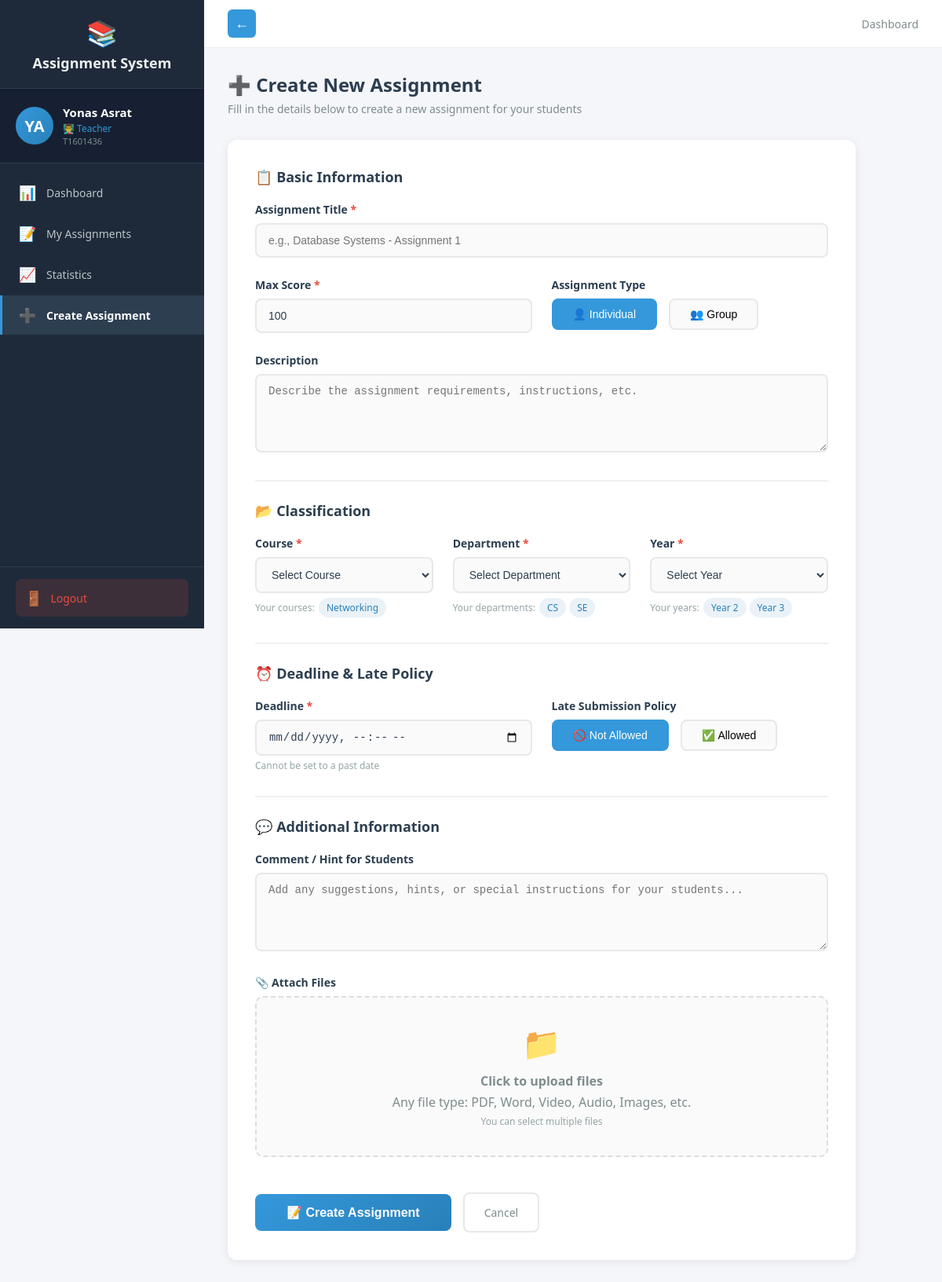
Page /teacher/create-assignment (signed in) on the committed database.
### tables this page shows
CREATE TABLE users (
            id TEXT PRIMARY KEY,
            user_id TEXT UNIQUE NOT NULL,
            first_name TEXT NOT NULL,
            last_name TEXT NOT NULL,
            email TEXT UNIQUE NOT NULL,
            password_hash TEXT NOT NULL,
            role TEXT NOT NULL,
            is_approved INTEGER DEFAULT 0,
            created_at TIMESTAMP DEFAULT CURRENT_TIMESTAMP,
            updated_at TIMESTAMP DEFAULT CURRENT_TIMESTAMP,
            node_id TEXT
        );

CREATE TABLE teachers (
            id TEXT PRIMARY KEY,
            user_id TEXT UNIQUE REFERENCES users(id),
            departments TEXT NOT NULL,
            years TEXT NOT NULL,
            courses TEXT NOT NULL,
            updated_at TIMESTAMP DEFAULT CURRENT_TIMESTAMP,
            node_id TEXT
        );

### routes_teacher.py (the view, shortened to what this page needs)
@teacher_bp.route('/create-assignment', methods=['GET', 'POST'])
@login_required
def create_assignment():
    if current_user.role != 'teacher':
        return redirect(url_for('auth.login'))
    conn = get_db()
    cur = conn.cursor()
    cur.execute("SELECT id, departments, years, courses FROM teachers WHERE user_id = ?", (current_user.id,))
    teacher = cur.fetchone()
    teacher_id = teacher['id']
    teacher_departments = [d.strip() for d in teacher['departments'].split(',') if d.strip()]
    teacher_years = [y.strip() for y in teacher['years'].split(',') if y.strip()]
    teacher_courses = [c.strip() for c in teacher['courses'].split(',') if c.strip()]
    conn.close()
    return render_template('teacher/create_assignment.html',
                         departments=teacher_departments, years=teacher_years, courses=teacher_courses)

### auth.py (called while the page is built)
def get_db():
    conn = sqlite3.connect('assignments.db')
    conn.row_factory = sqlite3.Row
    return conn

@login_manager.user_loader
def load_user(user_id):
    conn = get_db()
    cur = conn.cursor()
    cur.execute("SELECT id, user_id, first_name, last_name, email, role, is_approved FROM users WHERE id = ?", (user_id,))
    user = cur.fetchone()
    cur.close()
    conn.close()
    if user:
        from flask_login import UserMixin
        class User(UserMixin):
            pass
        u = User()
        u.id = user['id']
        u.user_id = user['user_id']
        u.first_name = user['first_name']
        u.last_name = user['last_name']
        u.email = user['email']
        u.role = user['role']
        u.is_approved = user['is_approved']
        return u
    return None

### routes_teacher.py (called while the page is built)
def get_db():
    conn = sqlite3.connect('assignments.db')
    conn.row_factory = sqlite3.Row
    return conn

### templates/teacher/create_assignment.html (shortened to what this page needs)
{% extends "teacher_base.html" %}
{% block content %}
<div class="page-header">
    <h2>➕ Create New Assignment</h2>
    <p>Fill in the details below to create a new assignment for your students</p>
</div>
<div class="form-container">
    <form method="POST" enctype="multipart/form-data">
        <div class="section-title">📋 Basic Information</div>
        <div class="form-row full">
            <div class="form-group">
                <label>Assignment Title <span class="required">*</span></label>
                <input type="text" name="title" placeholder="e.g., Database Systems - Assignment 1" required>
            </div>
        </div>
        <div class="form-row">
            <div class="form-group">
                <label>Max Score <span class="required">*</span></label>
                <input type="number" name="max_score" value="100" min="1" step="0.5" required>
            </div>
            <div class="form-group">
                <label>Assignment Type</label>
                <div class="toggle-option">
                    <button type="button" class="toggle-btn active" onclick="toggleGroup('individual')" id="groupInd">👤 Individual</button>
                    <button type="button" class="toggle-btn" onclick="toggleGroup('group')" id="groupBtn">👥 Group</button>
                </div>
            </div>
        </div>
        <div class="form-row full">
            <div class="form-group">
                <label>Description</label>
                <textarea name="description" rows="4" placeholder="Describe the assignment requirements, instructions, etc."></textarea>
            </div>
        </div>
        <hr class="divider">
        <div class="section-title">📂 Classification</div>
        <div class="form-row three">
            <div class="form-group">
                <label>Course <span class="required">*</span></label>
                <select name="course_name" required>
                    <option value="">Select Course</option>
                </select>
                <small>Your courses:
                    {% for c in courses %}<span class="info-badge">{{ c }}</span>{% endfor %}
                </small>
            </div>
            <div class="form-group">
                <label>Department <span class="required">*</span></label>
                <select name="department" required>
                    <option value="">Select Department</option>
                </select>
                <small>Your departments:
                    {% for d in departments %}<span class="info-badge">{{ d }}</span>{% endfor %}
                </small>
            </div>
            <div class="form-group">
                <label>Year <span class="required">*</span></label>
                <select name="year" required>
                    <option value="">Select Year</option>
                </select>
                <small>Your years:
                    {% for y in years %}<span class="info-badge">Year {{ y }}</span>{% endfor %}
                </small>
            </div>
        </div>
        <hr class="divider">
        <div class="section-title">⏰ Deadline & Late Policy</div>
        <div class="form-row">
            <div class="form-group">
                <label>Deadline <span class="required">*</span></label>
                <input type="datetime-local" name="deadline" required>
                <small>Cannot be set to a past date</small>
            </div>
            <div class="form-group">
                <label>Late Submission Policy</label>
                <div class="toggle-option">
                    <button type="button" class="toggle-btn active" onclick="toggleLate('no')" id="lateNo">🚫 Not Allowed</button>
                    <button type="button" class="toggle-btn" onclick="toggleLate('yes')" id="lateYes">✅ Allowed</button>
                </div>
            </div>
        </div>
        <hr class="divider">
        <div class="section-title">💬 Additional Information</div>
        <div class="form-row full">
            <div class="form-group">
                <label>Comment / Hint for Students</label>
                <textarea name="teacher_comment" rows="3" placeholder="Add any suggestions, hints, or special instructions for your students..."></textarea>
            </div>
        </div>
        <div class="form-row full">
            <div class="form-group">
                <label>📎 Attach Files</label>
                <div class="file-upload-area" onclick="document.getElementById('fileInput').click()">
                    <div class="icon">📁</div>
                    <p><strong>Click to upload files</strong></p>
                    <p>Any file type: PDF, Word, Video, Audio, Images, etc.</p>
                    <p style="font-size:12px; color:#95a5a6;">You can select multiple files</p>
                </div>
            </div>
        </div>
        <div class="form-actions">
            <button type="submit" class="btn-submit">📝 Create Assignment</button>
            <a href="/teacher/dashboard" class="btn-cancel">Cancel</a>
        </div>
    </form>
</div>
{% endblock %}

### templates/teacher_base.html (shortened to what this page needs)
<!DOCTYPE html>
<html>
<head>
</head>
<body>
    <div class="layout">
        <div class="sidebar" id="sidebar">
            <div class="logo">
                <span class="icon">📚</span>
                Assignment System
            </div>
            <div class="profile-card">
                <div class="avatar">{{ current_user.first_name[0] }}{{ current_user.last_name[0] }}</div>
                <div class="info">
                    <div class="name">{{ current_user.first_name }} {{ current_user.last_name }}</div>
                    <div class="role">👨‍🏫 Teacher</div>
                    <div class="id-text">{{ current_user.user_id }}</div>
                </div>
            </div>
            <nav>
                <a href="/teacher/dashboard" class="{{ 'active' if request.path == '/teacher/dashboard' }}" onclick="closeSidebar()">
                    <span class="icon">📊</span> Dashboard
                </a>
                <a href="/teacher/dashboard#assignments" onclick="closeSidebar()">
                    <span class="icon">📝</span> My Assignments
                </a>
                <a href="/teacher/dashboard#statistics" onclick="closeSidebar()">
                    <span class="icon">📈</span> Statistics
                </a>
                <a href="/teacher/create-assignment" class="{{ 'active' if request.path == '/teacher/create-assignment' }}" onclick="closeSidebar()">
                    <span class="icon">➕</span> Create Assignment
                </a>
            </nav>
            <div class="sidebar-footer">
                <a href="/logout" class="logout-btn">
                    <span class="icon">🚪</span> Logout
                </a>
            </div>
        </div>
        <div class="main">
            <div class="topbar">
                {% if request.path != '/teacher/dashboard' %}
                <button id="back-btn" class="back-btn" onclick="goBack()"><span class="back-icon">←</span></button>
                {% endif %}
                <div class="breadcrumb">
                    {% block page_title %}Dashboard{% endblock %}
                </div>
            </div>
            <div class="content">
                {% block content %}{% endblock %}
            </div>
        </div>
    </div>
</body>
</html>

### templates/teacher_base.html (style rules this page uses)
* { margin: 0; padding: 0; box-sizing: border-box; }
body { font-family: 'Segoe UI', Arial, sans-serif; background: #f5f6fa; }
.layout { display: flex; min-height: 100vh; }
.sidebar { width: 260px; background: #1e2a3a; color: #ecf0f1; padding: 0; position: fixed; height: 100vh; overflow-y: auto; z-index: 100; transition: transform 0.3s; display: flex; flex-direction: column; }
.sidebar .logo { padding: 20px; font-size: 18px; font-weight: bold; text-align: center; border-bottom: 1px solid #2c3e50; }
.sidebar .logo .icon { font-size: 32px; display: block; margin-bottom: 5px; }
.sidebar .profile-card { padding: 20px; border-bottom: 1px solid #2c3e50; display: flex; align-items: center; gap: 12px; background: #162032; }
.sidebar .profile-card .avatar { width: 48px; height: 48px; border-radius: 50%; background: linear-gradient(135deg, #3498db, #2980b9); color: white; display: flex; align-items: center; justify-content: center; font-weight: bold; font-size: 20px; flex-shrink: 0; }
.sidebar .profile-card .info { overflow: hidden; }
.sidebar .profile-card .info .name { font-weight: 600; font-size: 15px; color: white; white-space: nowrap; overflow: hidden; text-overflow: ellipsis; }
.sidebar .profile-card .info .role { font-size: 12px; color: #3498db; margin-top: 2px; }
.sidebar .profile-card .info .id-text { font-size: 11px; color: #7f8c8d; }
.sidebar nav { flex: 1; padding: 10px 0; }
.sidebar nav a { display: flex; align-items: center; padding: 13px 20px; color: #bdc3c7; text-decoration: none; font-size: 14px; border-left: 3px solid transparent; cursor: pointer; transition: all 0.2s; margin: 2px 0; }
.sidebar nav a.active { background: #2c3e50; color: white; border-left-color: #3498db; font-weight: bold; }
.sidebar nav a .icon { margin-right: 12px; font-size: 18px; width: 24px; text-align: center; }
.sidebar .sidebar-footer { padding: 15px 20px; border-top: 1px solid #2c3e50; }
.sidebar .sidebar-footer .logout-btn { display: flex; align-items: center; gap: 10px; padding: 12px; background: rgba(231,76,60,0.15); color: #e74c3c; text-decoration: none; border-radius: 8px; font-size: 14px; font-weight: 500; transition: all 0.2s; }
.sidebar .sidebar-footer .logout-btn .icon { font-size: 18px; }
.main { margin-left: 260px; flex: 1; width: calc(100% - 260px); }
.topbar { background: white; padding: 12px 30px; display: flex; justify-content: space-between; align-items: center; border-bottom: 1px solid #ecf0f1; }
.back-btn { background: #3498db; color: white; border: none; padding: 6px 10px; border-radius: 6px; cursor: pointer; font-size: 16px; margin-right: 12px; display: inline-flex; align-items: center; justify-content: center; width:36px; height:36px; }
.back-btn .back-icon { font-weight: 700; font-size: 18px; line-height: 1; }
.topbar .breadcrumb { color: #7f8c8d; font-size: 14px; }
.content { padding: 30px; }

### rows in the picture
users: first_name "Y", last_name "A", first_name "Yonas", last_name "Asrat", user_id "T1601436"
teachers: courses "Networking"

### other values in the picture
{{ d }} "CS" "SE"
{{ y }} "2" "3"
